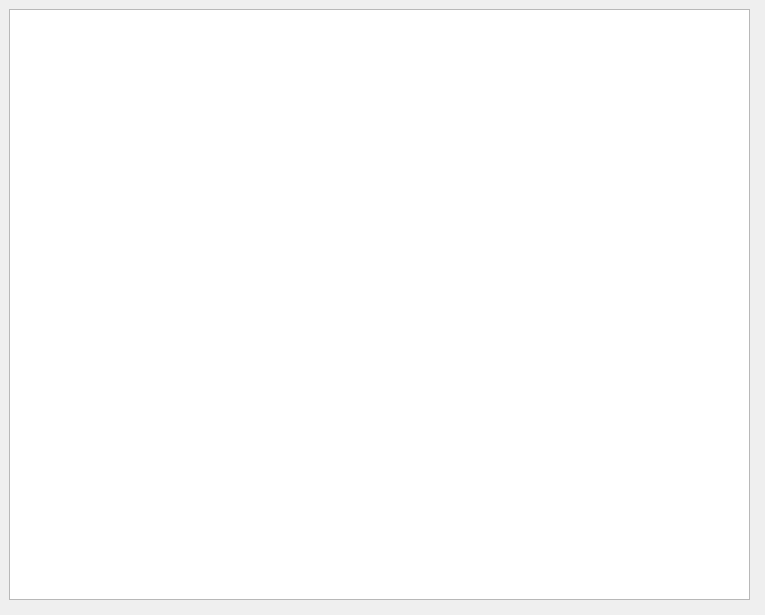
<?xml version="1.0" encoding="UTF-8"?>
<ui version="4.0">
 <class>Dialog</class>
 <widget class="QDialog" name="Dialog">
  <property name="geometry">
   <rect>
    <x>0</x>
    <y>0</y>
    <width>765</width>
    <height>615</height>
   </rect>
  </property>
  <property name="minimumSize">
   <size>
    <width>765</width>
    <height>615</height>
   </size>
  </property>
  <property name="maximumSize">
   <size>
    <width>765</width>
    <height>615</height>
   </size>
  </property>
  <property name="windowTitle">
   <string>可靠性评价指标评判标准</string>
  </property>
  <widget class="QTextBrowser" name="textBrowser">
   <property name="geometry">
    <rect>
     <x>9</x>
     <y>9</y>
     <width>741</width>
     <height>591</height>
    </rect>
   </property>
   <property name="styleSheet">
    <string notr="true">border-image: url(:/ficture/img_21.png);</string>
   </property>
  </widget>
 </widget>
 <resources>
  <include location="resource.qrc"/>
 </resources>
 <connections/>
</ui>
